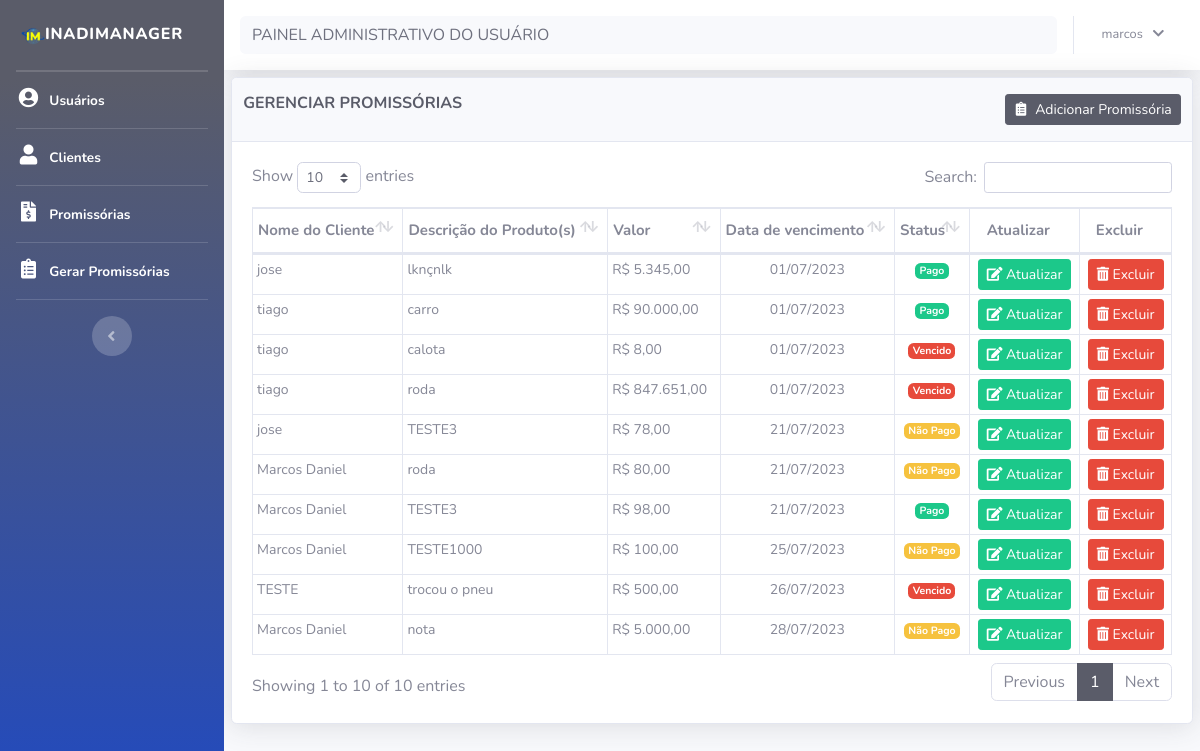
The page /promissoria/promissoria.php (signed in) on the database as committed earlier.
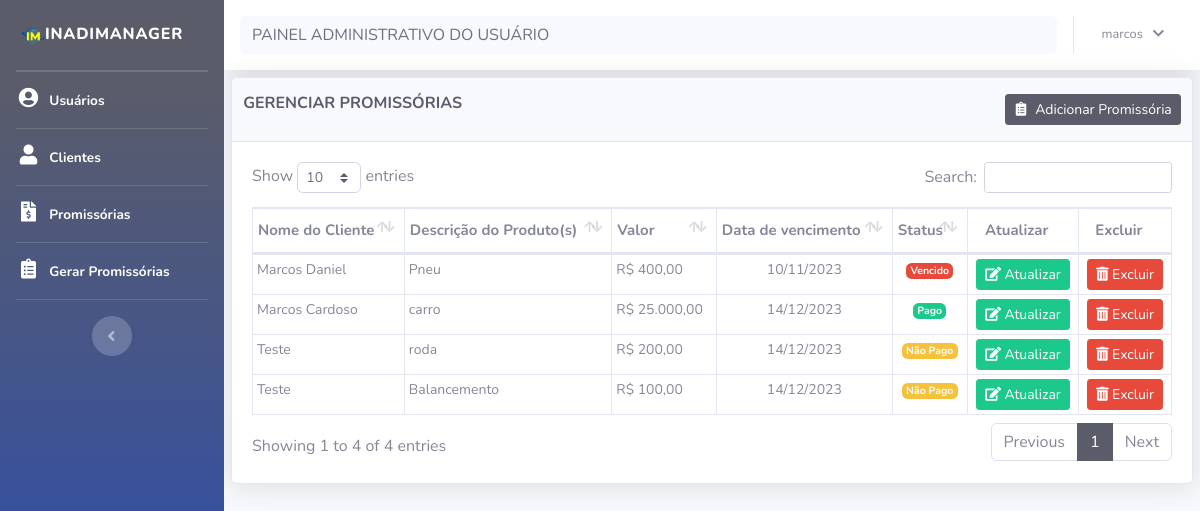
The same page on the database as committed later.
### tables this page shows
CREATE TABLE IF NOT EXISTS `promissoria` (
  `cod` int(11) NOT NULL AUTO_INCREMENT,
  `descricao` varchar(200) NOT NULL,
  `valor` decimal(10,0) NOT NULL,
  `data_compra` date NOT NULL,
  `data_vencimento` date NOT NULL,
  `cod_cliente` int(11) NOT NULL,
  `status` int(11) DEFAULT NULL,
  PRIMARY KEY (`cod`),
  KEY `foreign_key_cod_cliente` (`cod_cliente`),
  KEY `fk_status_promissoria` (`status`),
  CONSTRAINT `fk_divida_cliente` FOREIGN KEY (`cod_cliente`) REFERENCES `cliente` (`cod`) ON DELETE CASCADE,
  CONSTRAINT `fk_status_promissoria` FOREIGN KEY (`status`) REFERENCES `status` (`id`)
);

CREATE TABLE IF NOT EXISTS `cliente` (
  `cod` int(11) NOT NULL AUTO_INCREMENT,
  `nome` varchar(100) NOT NULL,
  `cpf` varchar(100) NOT NULL,
  `email` varchar(100) NOT NULL,
  `endereco` varchar(100) NOT NULL,
  `numero` varchar(11) NOT NULL,
  `bairro` varchar(100) NOT NULL,
  `cidade` varchar(100) NOT NULL,
  `telefone` varchar(100) NOT NULL,
  PRIMARY KEY (`cod`)
);

### bd/bd_promissoria.php (called while the page is built, shortened)
<?php
function listaPromissoria() {
    $conexao = conecta_bd();
    $query = $conexao->prepare("SELECT promissoria.cod, cliente.nome, promissoria.descricao, promissoria.valor, promissoria.data_vencimento, status.nome as status
              FROM promissoria
              INNER JOIN cliente ON promissoria.cod_cliente = cliente.cod
              LEFT JOIN status ON promissoria.status = status.id");
    $query->execute();
    $lista = $query->fetchAll(PDO::FETCH_ASSOC);
    return $lista;
}
?>

### promissoria/promissoria.php (the view, shortened to what this page needs)
<?php
require_once('../layout/header.php');
require_once('../layout/sidebar.php');
require_once('../bd/bd_promissoria.php');
function formatarDinheiro($valor) {
    return 'R$ ' . number_format($valor, 2, ',', '.');
}
?>
<div id="content">
    <?php require_once('../layout/navbar.php');?>
    <div class="container-fluid">
        <div class="card shadow mb-2">
            <div class="card-header py-3">
                <div class="row">
                    <div class="col-md-8">
                        <h6 class="m-0 font-weight-bold text-primary" id="title">GERENCIAR PROMISSÓRIAS</h6>
                    </div>
                    <div class="col-md-4 card_button_title">
                        <a title="Adicionar nova ordem" href="cad_promissoria.php"><button type="button" class="btn btn-primary btn-sm card_button_title" data-toggle="modal" id=" "> <i class="fas fa-fw fa-clipboard-list">&nbsp;</i> Adicionar Promissória</button></a>
                    </div>
                </div>
            </div>
            <div class="card-body">
                <div class="table-responsive">
                    <table class="table table-bordered" id="dataTable" width="100%" cellspacing="0">
                        <thead>
                            <tr>
                                <th>Nome do Cliente</th>
                                <th>Descrição do Produto(s)</th>
                                <th>Valor</th>
                                <th>Data de vencimento</th>
                                <th>Status</th>
                                <th class="text-center" data-orderable="false">Atualizar</th>
                                <th class="text-center" data-orderable="false">Excluir</th>
                            </tr>
                        </thead>
                        <tbody>
                            <?php
                            $promissoria = listaPromissoria();
                            foreach($promissoria as $dados):
                                ?>
                                <tr>
                                    <td><?= $dados['nome'] ?></td>
                                    <td><?= $dados['descricao'] ?></td>
                                    <td><?= formatarDinheiro($dados['valor']) ?></td>
                                    <td class="text-center"><?= date('d/m/Y',strtotime($dados['data_vencimento']))?></td>
                                    <td class="text-center">
                                        <?php
                                        switch ($dados['status']) {
                                            case 'Pago':
                                                echo '<span class="badge badge-success">Pago</span>';
                                                break;
                                            case 'Não Pago':
                                                echo '<span class="badge badge-warning">Não Pago</span>';
                                                break;
                                            case 'Vencido':
                                                echo '<span class="badge badge-danger">Vencido</span>';
                                                break;
                                        }
                                        ?>
                                    </td>
                                    <td class="text-center">
                                        <a title="Atualizar" href="editar_promissoria.php?cod=<?=$dados['cod']; ?>" class="btn btn-sm btn-success"><i class="fas fa-edit">&nbsp;</i>Atualizar</a>
                                    </td>
                                    <td class="text-center">
                                        <a title="Excluir" href="javascript:void(0)" data-toggle="modal" data-target="#excluir-<?=$dados['cod'];?>" class="btn btn-sm btn-danger"><i class="fas fa-trash-alt">&nbsp;</i>Excluir</a>
                                    </td>
                                </tr>
                            <?php endforeach ?>
                        </tbody>
                    </table>
                </div>
            </div>
        </div>
    </div>
<?php
require_once('../layout/footer.php');
?>

Rows that differ between the two databases and show on the page:
removed promissoria: cod_cliente.nome "jose", descricao "lknçnlk", valor "R$ 5.345,00", data_vencimento "01/07/2023", shows "Pago"
removed promissoria: cod_cliente.nome "jose", descricao "TESTE3", valor "R$ 78,00", data_vencimento "21/07/2023", shows "Não Pago"
removed promissoria: cod_cliente.nome "tiago", descricao "carro", valor "R$ 90.000,00", data_vencimento "01/07/2023", shows "Pago"
removed promissoria: cod_cliente.nome "tiago", descricao "calota", valor "R$ 8,00", data_vencimento "01/07/2023", shows "Vencido"
removed promissoria: cod_cliente.nome "tiago", descricao "roda", valor "R$ 847.651,00", data_vencimento "01/07/2023", shows "Vencido"
removed promissoria: cod_cliente.nome "Marcos Daniel", descricao "roda", valor "R$ 80,00", data_vencimento "21/07/2023", shows "Não Pago"
removed promissoria: cod_cliente.nome "Marcos Daniel", descricao "TESTE3", valor "R$ 98,00", data_vencimento "21/07/2023", shows "Pago"
removed promissoria: cod_cliente.nome "Marcos Daniel", descricao "TESTE1000", valor "R$ 100,00", data_vencimento "25/07/2023", shows "Não Pago"
removed promissoria: cod_cliente.nome "Marcos Daniel", descricao "nota", valor "R$ 5.000,00", data_vencimento "28/07/2023", shows "Não Pago"
removed promissoria: cod_cliente.nome "TESTE", descricao "trocou o pneu", valor "R$ 500,00", data_vencimento "26/07/2023", shows "Vencido"
added promissoria: cod_cliente.nome "Marcos Daniel", descricao "Pneu", valor "R$ 400,00", data_vencimento "10/11/2023", shows "Vencido"
added promissoria: cod_cliente.nome "Marcos Cardoso", descricao "carro", valor "R$ 25.000,00", data_vencimento "14/12/2023", shows "Pago"
added promissoria: cod_cliente.nome "Teste", descricao "roda", valor "R$ 200,00", data_vencimento "14/12/2023", shows "Não Pago"
added promissoria: cod_cliente.nome "Teste", descricao "Balancemento", valor "R$ 100,00", data_vencimento "14/12/2023", shows "Não Pago"
Other text that changed with them:
text written by a page script: "Show entries Search: Showing 1 to 10 of 10 entries Previous 1 Next" → "Show entries Search: Showing 1 to 4 of 4 entries Previous 1 Next"
